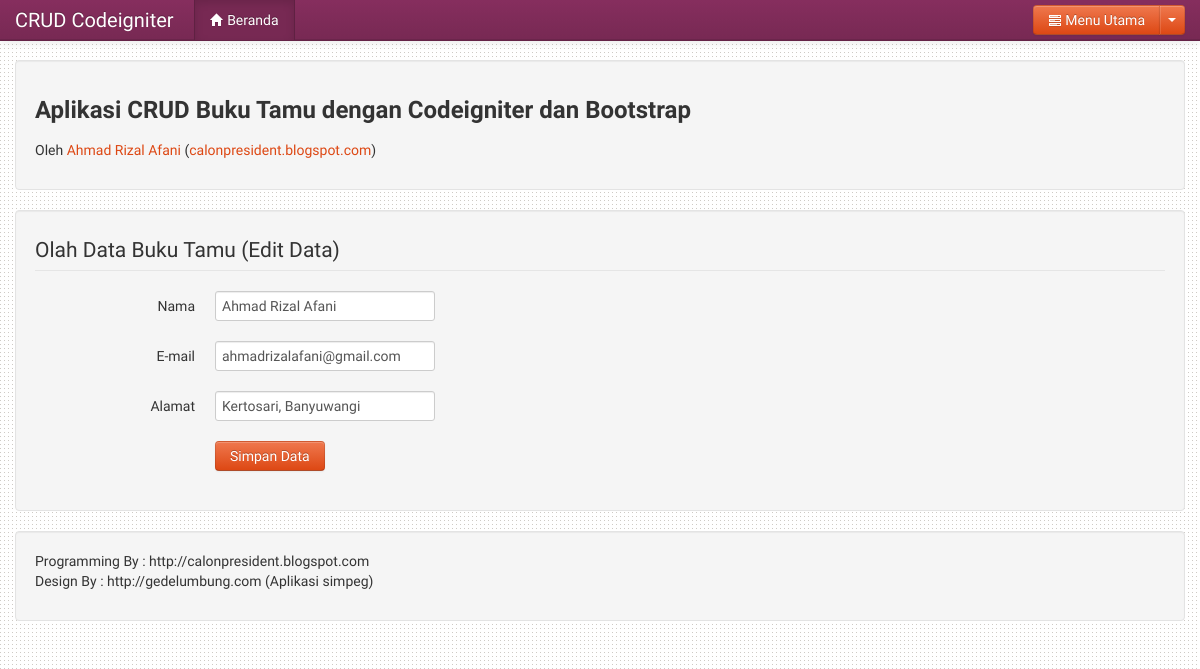
The page /index.php/welcome/edit/1 on the database its author committed.
### tables this page shows
CREATE TABLE `guestbook` (
  `id` int(11) NOT NULL AUTO_INCREMENT,
  `nama` varchar(50) NOT NULL,
  `email` varchar(50) NOT NULL,
  `alamat` varchar(50) DEFAULT NULL,
  PRIMARY KEY (`id`)
);

### application/controllers/welcome.php (called while the page is built, shortened)
<?php if ( ! defined('BASEPATH')) exit('No direct script access allowed');
class Welcome extends CI_Controller {
	public function edit($id = 0)
	{
		$temp = $this->my_model->GetData("where id = '$id'")->result_array();
		$data = array(
			'status' => 'Edit',
			'nama' => $temp[0]['nama'],
			'email' => $temp[0]['email'],
			'alamat' => $temp[0]['alamat'],
			'id' => $temp[0]['id']
		);
		$this->load->view('manipulasi_data',$data);
	}
}

### index.php (called while the page is built, shortened)
<?php
require_once BASEPATH.'core/CodeIgniter.php';

### application/models/my_model.php (called while the page is built, shortened)
<?php if ( ! defined('BASEPATH')) exit('No direct script access allowed');
class My_model extends CI_Model {
	public function GetData($where = '')
	{
		return $this->db->query("select * from guestbook $where;");
	}
}
?>

### application/views/manipulasi_data.php (the view, shortened to what this page needs)
<!DOCTYPE html>
<html lang="en">
  <head>
    <link href="<?php echo base_url(); ?>asset/css/bootstrap.min.css" rel="stylesheet">
    <link href="<?php echo base_url(); ?>asset/css/bootstrap-responsive.min.css" rel="stylesheet">
    <link href="<?php echo base_url(); ?>asset/css/docs.css" rel="stylesheet">
	<link rel="stylesheet" href="<?php echo base_url(); ?>asset/colorbox/colorbox.css" />
  </head>
  <body>
    <div class="navbar navbar-inverse navbar-fixed-top">
      <div class="navbar-inner">
        <div class="container">
          <a class="brand" href="">CRUD Codeigniter</a>
          <div class="nav-collapse collapse">
            <ul class="nav">
              <li class="active"><a href="<?php echo base_url(); ?>"><i class="icon-home icon-white"></i> Beranda</a></li>
            </ul>
            <div class="btn-group pull-right">
			  <button class="btn btn-primary"><i class="icon-tasks icon-white"></i> Menu Utama</button>
			  <button class="btn btn-primary dropdown-toggle" data-toggle="dropdown">
				<span class="caret"></span>
			  </button>
			</div>
          </div>
        </div>
      </div>
    </div>
    <div class="container">
	<div class="well">
	  <div class="row">
		<div class="span">
		  <h3>Aplikasi CRUD Buku Tamu dengan Codeigniter dan Bootstrap</h3>
		  <p>Oleh <a href="https://www.facebook.com/Ahmad.Rizal.Afani" target="_blank">Ahmad Rizal Afani</a>
		  (<a href="http://calonpresident.blogspot.com" target="_blank">calonpresident.blogspot.com</a>)</p>
		</div>
	  </div>
	</div>
  <div class="well">
		<section>
			<form action="<?php echo base_url().'index.php/welcome/simpan' ?>" class="form-horizontal" method="post" accept-charset="utf-8">
			<div class="control-group">
		  	<legend>Olah Data Buku Tamu (<?php echo $status; ?> Data)</legend>
			<label class="control-label" for="nama_unit_kerja">Nama</label>
			<div class="controls">
			  <input type="text" class="span" name="nama" id="nama_lengkap" value="<?php echo $nama; ?>" placeholder="Nama">
			</div>
		  </div>
		  <div class="control-group">
			<label class="control-label" for="eselon">E-mail</label>
			<div class="controls">
			  <input type="text" class="span" name="email" id="username" value="<?php echo $email; ?>" placeholder="E - mail">
			</div>
		  </div>
		  <div class="control-group">
			<label class="control-label" for="parent_unit">Alamat</label>
			<div class="controls">
			  <input type="text" class="span" name="alamat" id="alamat" value="<?php echo $alamat; ?>" placeholder="Alamat">
			</div>
		  </div>
		  <div class="control-group">
			<div class="controls">
			  <button type="submit" class="btn btn-primary">Simpan Data</button>
			</div>
		  </div>
		</form>
		</section>
  </div>
      <footer class="well">
        <p>
        	Programming By : http://calonpresident.blogspot.com <br />
            Design By : http://gedelumbung.com (Aplikasi simpeg)
        </p>
      </footer>
    </div>
  </body>
</html>

### asset/css/docs.css (style rules this page uses)
body { position: relative; padding-top: 60px; background-image:url(../img/bg_dotted.png); background-position: 0 40px; }

### rows shown on the page
guestbook: nama "Ahmad Rizal Afani", email "ahmadrizalafani@gmail.com", alamat "Kertosari, Banyuwangi"

### other values the page prints
$status "Edit"
